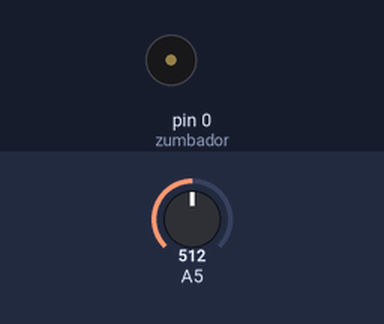
The sketch below on a simulated Arduino Uno, built with avr-gcc and run on an emulated ATmega328P. Shown: buzzer (waves = sounding). Inputs (shaded band) come from the test bench; at power-on: A5 = 512.

Above: at 1.3 s.
1.4 s: A5 set to 108
4.4 s: A5 set to 96
At 5.3 s:
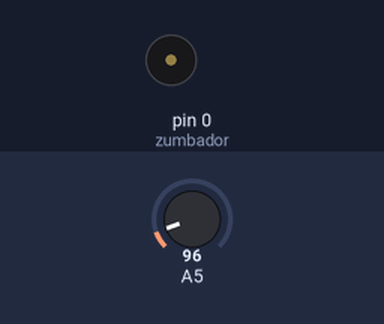
5.9 s: A5 set to 122
At 8.8 s:
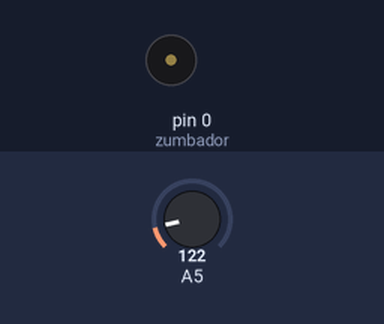
8.9 s: A5 set to 90
At 9.7 s:
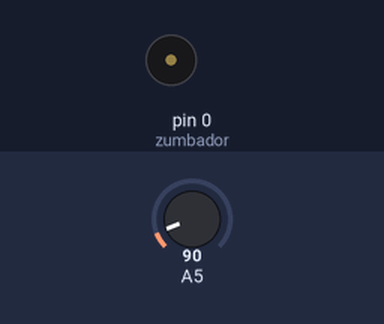
Timing chart, 0 to 11.4 s (numbered marks = the images above; inputs shaded):
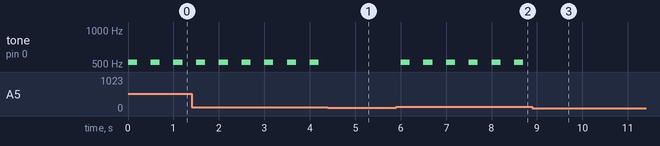

The sketch:

gas.ino
```cpp
int gas;
int zumbador = 0;

void setup()
{
  pinMode(zumbador, OUTPUT);
  pinMode(A5,INPUT);
}

void loop()
{
  gas = analogRead(A5);

  if(gas > 100){
      tone(zumbador, 520, 200);
  }

  delay(500);
}
```

Measured:
- the behaviour switches between 101 and 100 on A5 (found by bisection; images 0 and 1)
- after the input at 4.4 s, tone on pin 0 (zumbador): stops changing and stays silent
- after the input at 5.9 s, tone on pin 0 (zumbador): alternates 520 Hz for 0.20 s and silent for 0.30 s, starting after 0.10 s
- after the input at 8.9 s, tone on pin 0 (zumbador): stops changing and stays silent
- by itself, tone on pin 0 (zumbador): alternates 520 Hz for 0.20 s and silent for 0.30 s
